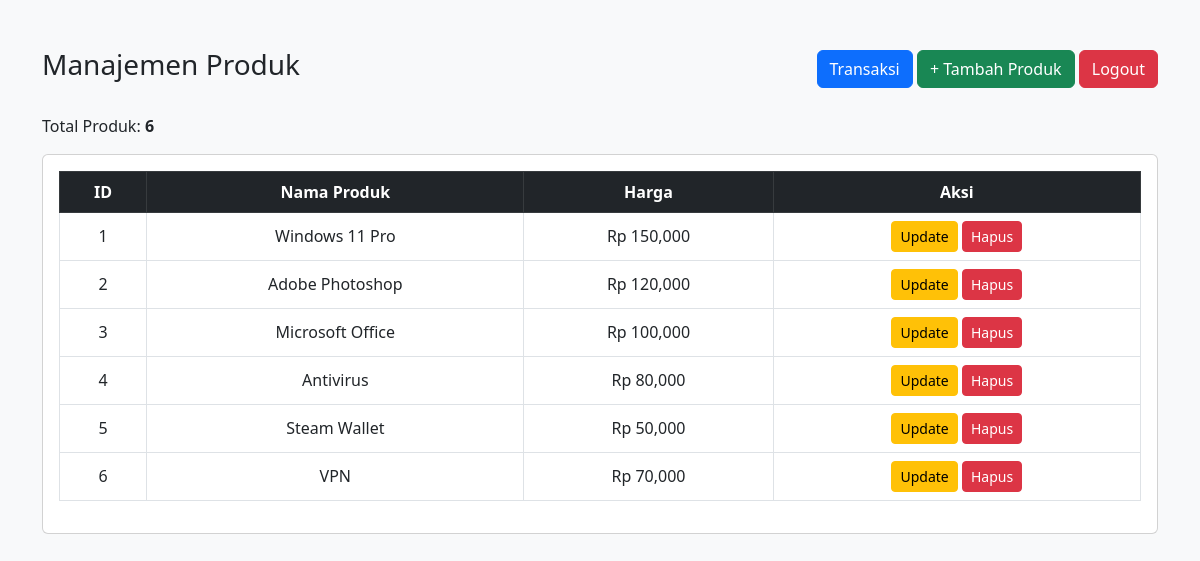
Page /administrasi/produk.php (signed in) on the committed database.
### tables this page shows
CREATE TABLE `produk` (
  `id` int(11) NOT NULL,
  `nama` varchar(100) DEFAULT NULL,
  `harga` int(11) DEFAULT NULL
);

### administrasi/produk.php (the view, shortened to what this page needs)
<?php
include "../config/koneksi.php";
$data = mysqli_query($conn, "SELECT * FROM produk");
$total = mysqli_num_rows($data);
?>
<!DOCTYPE html>
<html>
<head>
    <link href="https://cdn.jsdelivr.net/npm/bootstrap@5.3.0/dist/css/bootstrap.min.css" rel="stylesheet">
</head>
<body class="bg-light">
<div class="container mt-5">
    <div class="d-flex justify-content-between align-items-center mb-4">
        <h3>Manajemen Produk</h3>
        <div>
            <a href="transaksi.php" class="btn btn-primary">
                Transaksi
            </a>
            <a href="tambahproduk.php" class="btn btn-success">
                + Tambah Produk
            </a>
            <a href="logout.php" class="btn btn-danger">
                Logout
            </a>
        </div>
    </div>
    <p>Total Produk: <b><?= $total ?></b></p>
    <div class="card p-3">
        <table class="table table-bordered text-center align-middle">
            <thead class="table-dark">
                <tr>
                    <th>ID</th>
                    <th>Nama Produk</th>
                    <th>Harga</th>
                    <th>Aksi</th>
                </tr>
            </thead>
            <tbody>
                <?php while ($p = mysqli_fetch_assoc($data)) { ?>
                <tr>
                    <td><?= $p['id'] ?></td>
                    <td><?= $p['nama'] ?></td>
                    <td>Rp <?= number_format($p['harga']) ?></td>
                    <td>
                        <a href="updateproduk.php?id=<?= $p['id'] ?>"
                           class="btn btn-warning btn-sm">
                           Update
                        </a>
                        <a href="hapusproduk.php?id=<?= $p['id'] ?>"
                           onclick="return confirm('Yakin mau hapus produk ini?')"
                           class="btn btn-danger btn-sm">
                           Hapus
                        </a>
                    </td>
                </tr>
                <?php } ?>
            </tbody>
        </table>
    </div>
</div>
</body>
</html>

### rows in the picture
produk: id "1", nama "Windows 11 Pro", harga "150,000"
produk: id "2", nama "Adobe Photoshop", harga "120,000"
produk: id "3", nama "Microsoft Office", harga "100,000"
produk: id "4", nama "Antivirus", harga "80,000"
produk: id "5", nama "Steam Wallet", harga "50,000"
produk: id "6", nama "VPN", harga "70,000"

### other values in the picture
$total "6"
